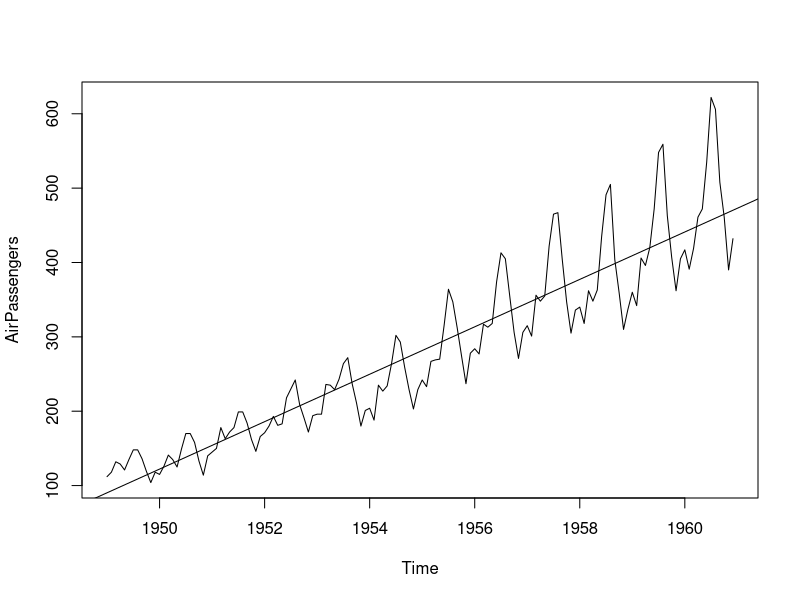
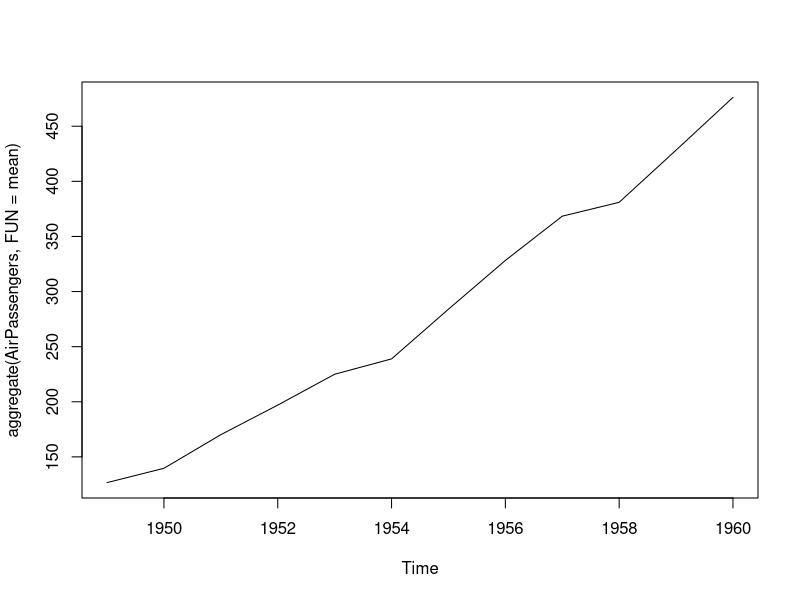
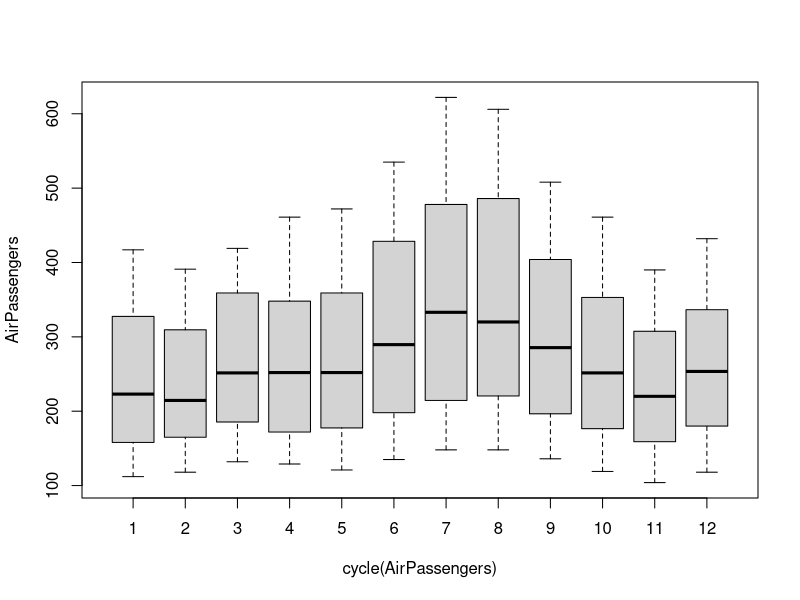
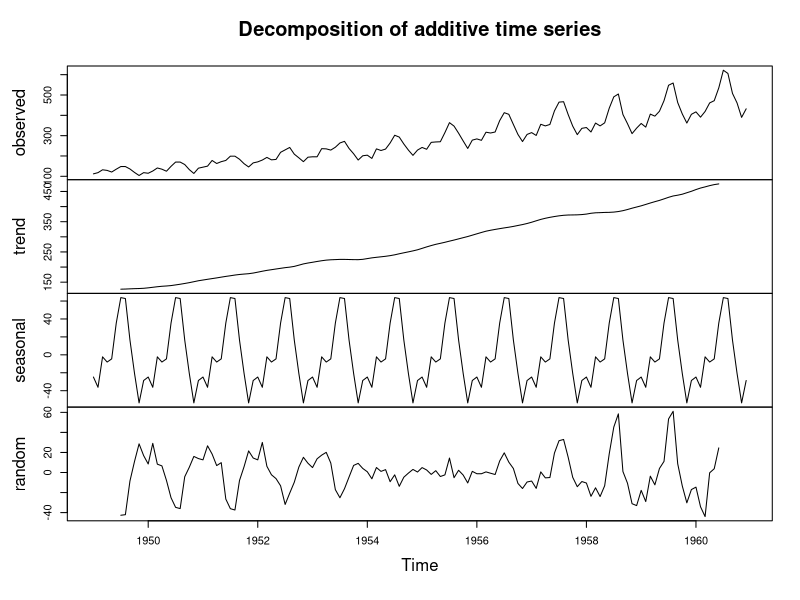
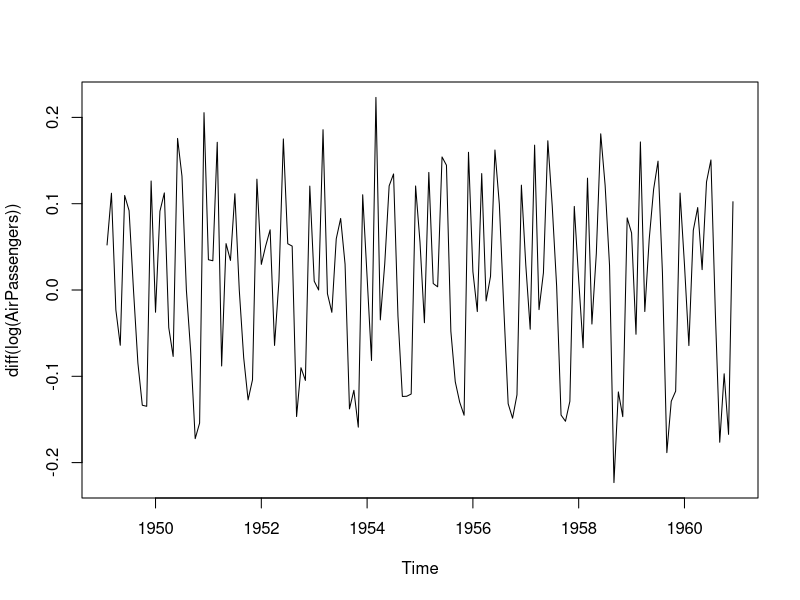
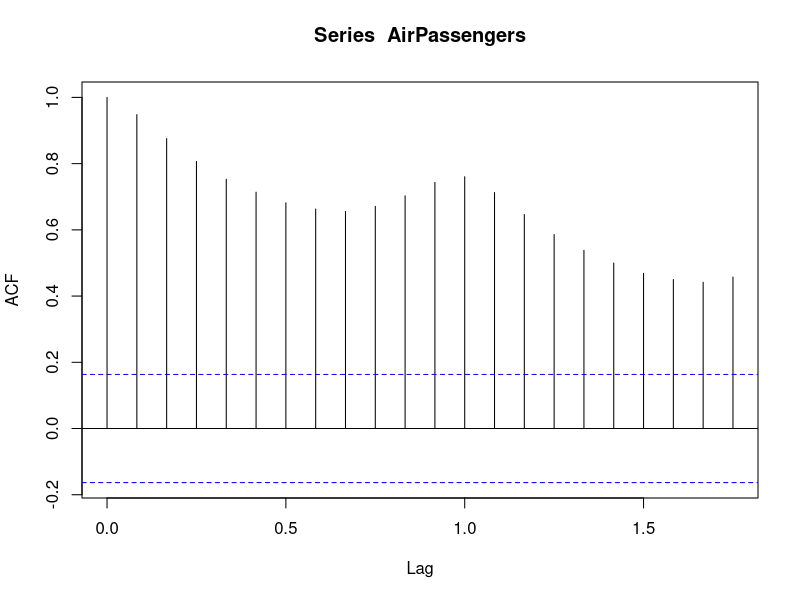
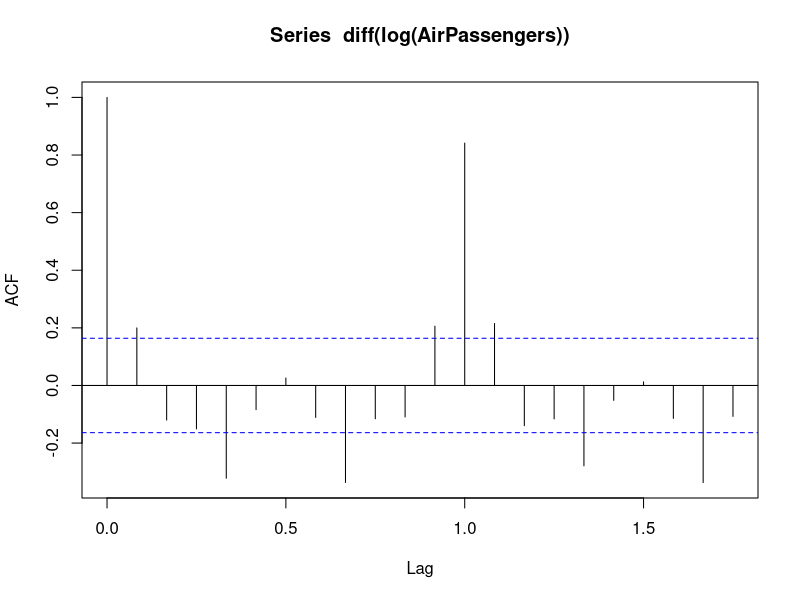
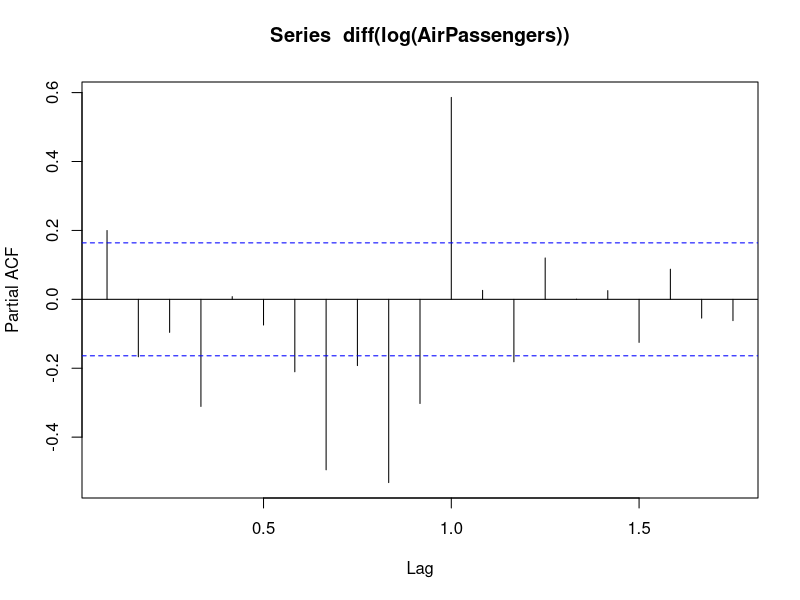

These charts were generated, in order, by the following R code:
### read data

data("AirPassengers")


install.packages("tseries")
install.packages("forecast")
update.packages("tseries")

installed.packages()

library(tseries)
library(ggplot2)
library(forecast)

class(AirPassengers)


#EDA

start(AirPassengers)
end(AirPassengers)

frequency(AirPassengers)
plot(AirPassengers)

abline(reg = lm(AirPassengers~time(AirPassengers)))

### trend

plot(aggregate(AirPassengers,FUN = mean))

cycle(AirPassengers)

boxplot(AirPassengers~cycle(AirPassengers))


#### convert in to timeseries

tsdata <- ts(AirPassengers, frequency = 12)

### decompose

plot(decompose(AirPassengers))

#### data has trend and is not stationary
### convert to stationary


plot(diff(log(AirPassengers)))


###   AR I MA
##### p  d  q
#### Auto regression, INtegration, Moving Average


### acf with no differencing
acf(AirPassengers)   ### gives the value of Q


#### acf with differencing

acf(diff(log(AirPassengers)))   ### gives the value of Q


#### pacf with differencing

pacf(diff(log(AirPassengers)))   ### gives the value of P


### fit  the model
fit<- arima(log(AirPassengers),c(0,1,1),seasonal = list(order=c(0,1,1),period=12))

pred<- predict(fit,n.ahead=10*12)

### since it is in log form, convert it in decimal form

pred1<- 2.718^pred$pred

ts.plot(AirPassengers,2.718^pred$pred,log="y",lty=c(1,3))

#### test our model

datawide <- ts(AirPassengers,frequency = 12, start = c(1949,1),end = c(1959,12))


fit1<-  arima(log(datawide),c(0,1,1),seasonal =list(order=c(0,1,1),period=12))

pred2<- predict(fit1,n.ahead=10*12)

pred2<- 2.718^pred2$pred

data1<-head(pred2,12)

### round it off

predicted_1960 <- round(data1,digits = 0)

original_1960 <- tail(AirPassengers,12)

